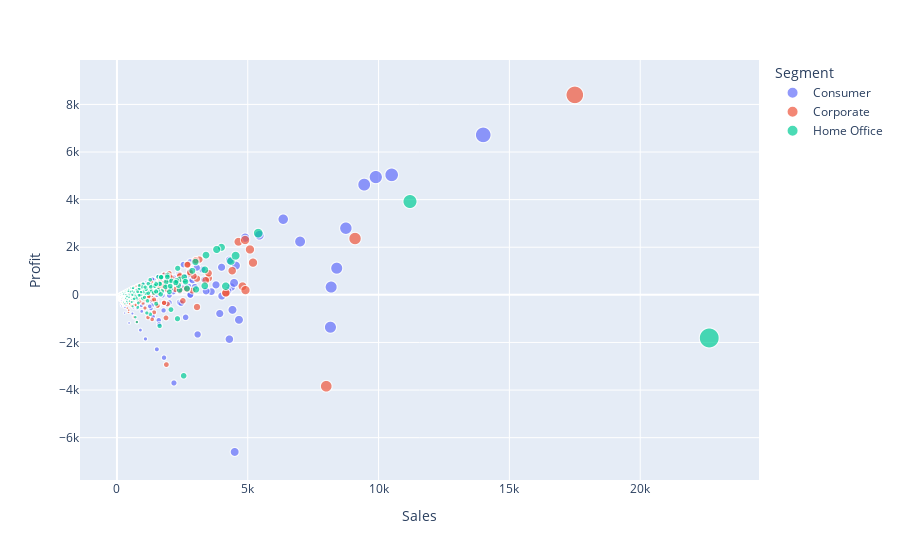

Notebook code for this chart:
### Code cell
import plotly.express as px
fig = px.scatter(df, x = 'Sales', y ='Profit',
                   size='Sales'  , color = 'Segment')
fig.show()

### Figure 1 — Plotly figure (JSON) as saved in the notebook; plotly's stock layout.template omitted (floating-point values rounded to 4 significant figures; data arrays with more than 128 entries replaced by an {"elided": "..."} marker saying what was removed)
{"data": [{"hovertemplate": "Segment=Consumer<br>Sales=%{marker.size}<br>Profit=%{y}<extra></extra>", "legendgroup": "Consumer", "marker": {"color": "#636efa", "size": {"elided": "5191 float values"}, "sizemode": "area", "sizeref": 56.6, "symbol": "circle"}, "mode": "markers", "name": "Consumer", "showlegend": true, "type": "scattergl", "x": {"elided": "5191 float values"}, "xaxis": "x", "y": {"elided": "5191 float values"}, "yaxis": "y"}, {"hovertemplate": "Segment=Corporate<br>Sales=%{marker.size}<br>Profit=%{y}<extra></extra>", "legendgroup": "Corporate", "marker": {"color": "#EF553B", "size": {"elided": "3020 float values"}, "sizemode": "area", "sizeref": 56.6, "symbol": "circle"}, "mode": "markers", "name": "Corporate", "showlegend": true, "type": "scattergl", "x": {"elided": "3020 float values"}, "xaxis": "x", "y": {"elided": "3020 float values"}, "yaxis": "y"}, {"hovertemplate": "Segment=Home Office<br>Sales=%{marker.size}<br>Profit=%{y}<extra></extra>", "legendgroup": "Home Office", "marker": {"color": "#00cc96", "size": {"elided": "1783 float values"}, "sizemode": "area", "sizeref": 56.6, "symbol": "circle"}, "mode": "markers", "name": "Home Office", "showlegend": true, "type": "scattergl", "x": {"elided": "1783 float values"}, "xaxis": "x", "y": {"elided": "1783 float values"}, "yaxis": "y"}], "layout": {"legend": {"itemsizing": "constant", "title": {"text": "Segment"}, "tracegroupgap": 0}, "margin": {"t": 60}, "xaxis": {"anchor": "y", "domain": [0, 1], "title": {"text": "Sales"}}, "yaxis": {"anchor": "x", "domain": [0, 1], "title": {"text": "Profit"}}}}
